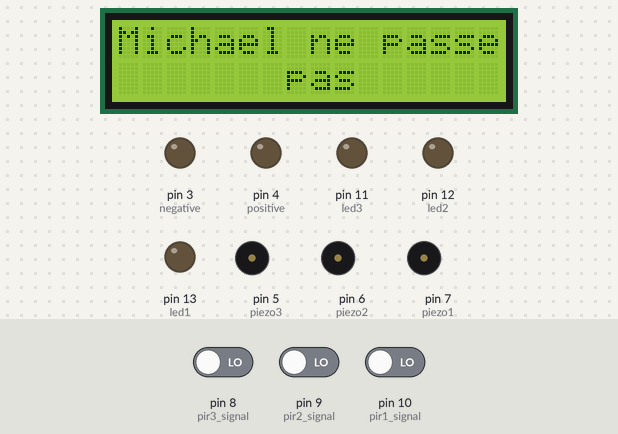
Simulated run of this sketch. Board: Arduino Uno, built with avr-gcc and run on an emulated ATmega328P. Shown: 16×2 character LCD, output pins drawn as LEDs (lit = HIGH), buzzer (waves = sounding, pin HIGH). Inputs (shaded band) come from the test bench; at power-on: pin 8 (pir3_signal) LOW, pin 10 (pir1_signal) LOW, pin 9 (pir2_signal) LOW.

Above: at 1.2 s.
1.3 s: pin 8 (pir3_signal) driven HIGH
At 3.4 s:
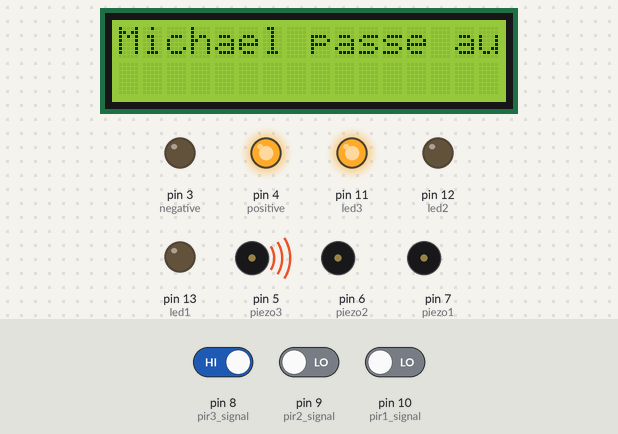
4.0 s: pin 10 (pir1_signal) driven HIGH
At 4.5 s:
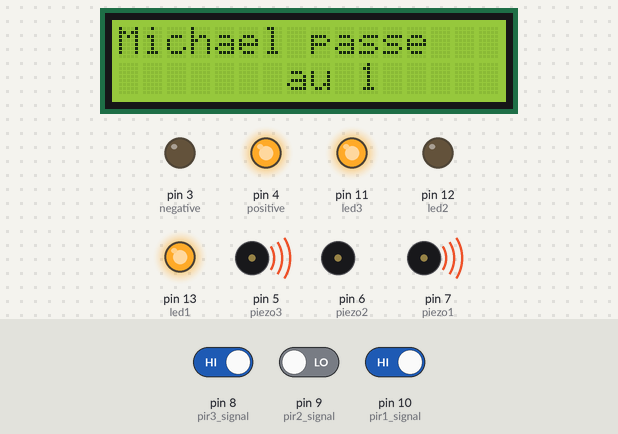
6.7 s: pin 9 (pir2_signal) driven HIGH and pin 10 (pir1_signal) driven LOW
At 9.0 s:
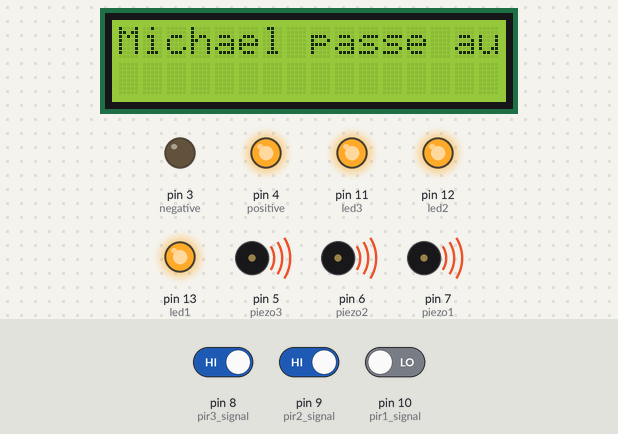
Timing chart, 0 to 10.5 s (numbered marks = the images above; inputs shaded):
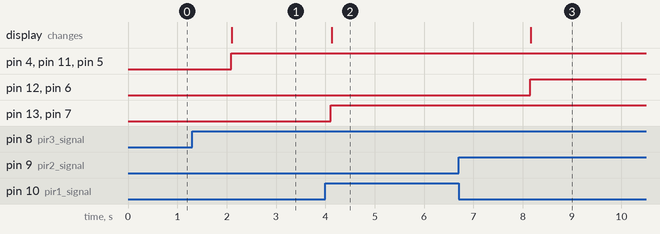

Measured:
- after the input at 1.3 s, pin 4 (positive), pin 11 (led3), pin 5 (piezo3): LOW → HIGH after 0.79 s; the display: changes after 0.81 s (image 1)
- after the input at 4.0 s, pin 13 (led1), pin 7 (piezo1): LOW → HIGH after 0.11 s; the display: changes after 0.13 s (image 2)
- after the input at 6.7 s, pin 12 (led2), pin 6 (piezo2): LOW → HIGH after 1.5 s; the display: changes after 1.5 s (image 3)

The sketch:

pir_sensor_with_lcd_and_i2c1.ino
```cpp
#include <LiquidCrystal_I2C.h>

#include<Servo.h>

LiquidCrystal_I2C lcd_1(0x27,16,2);
int pir1_signal=10;
int pir2_signal=9;
int pir3_signal=8;
int piezo1=7;
int piezo2=6;
int piezo3=5;
int led1=13;
int led2=12;
int led3=11;
int positive=4;
int negative=3;

void setup(){

  lcd_1.init();
  lcd_1.backlight();

  pinMode(pir1_signal, INPUT);
  pinMode(pir2_signal, INPUT);
  pinMode(pir3_signal, INPUT);
  pinMode(led1, OUTPUT);
  pinMode(led2, OUTPUT);
  pinMode(led3, OUTPUT);
  pinMode(piezo1, OUTPUT);
  pinMode(piezo2, OUTPUT);
  pinMode(piezo3, OUTPUT);
  pinMode(positive, OUTPUT);
  pinMode(negative,OUTPUT);
}

void loop(){
  lcd_1.clear();

  if (digitalRead(pir1_signal)){
    digitalWrite(led1,HIGH);
    digitalWrite(piezo1,HIGH);
    digitalWrite(positive,HIGH);
    digitalWrite(negative,LOW);

    lcd_1.setCursor(0,0);
   	lcd_1.print("Michael passe");
    lcd_1.setCursor(7,1);
    lcd_1.print("au 1");
  	delay(1000);
  }

  else if (digitalRead(pir2_signal)){
    digitalWrite(led2,HIGH);
    digitalWrite(piezo2,HIGH);
    digitalWrite(positive,HIGH);
    digitalWrite(negative,LOW);

    lcd_1.setCursor(0,0);
    lcd_1.print("Michael passe au 2");
  	delay(1000);

  }

  else if (digitalRead(pir3_signal)){
    digitalWrite(led3,HIGH);
    digitalWrite(piezo3,HIGH);
    digitalWrite(positive,HIGH);
    digitalWrite(negative,LOW);

    lcd_1.setCursor(0,0);
    lcd_1.print("Michael passe au 3");
  	delay(1000);
  }

  else {
   	digitalWrite(led1,LOW);
    digitalWrite(piezo1,LOW);
    digitalWrite(led2,LOW);
    digitalWrite(piezo2,LOW);
    digitalWrite(led3,LOW);
    digitalWrite(piezo3,LOW);
    digitalWrite(positive,LOW);
    digitalWrite(negative,LOW);

    lcd_1.setCursor(0,0);
    lcd_1.print("Michael ne passe");
    lcd_1.setCursor(7,1);
    lcd_1.print("pas");
  	delay(1000);
  }
  delay(1000);
}
```
